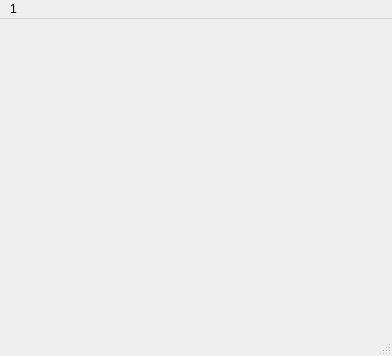
<?xml version="1.0" encoding="UTF-8"?>
<ui version="4.0">
 <class>MainWindow</class>
 <widget class="QMainWindow" name="MainWindow">
  <property name="geometry">
   <rect>
    <x>0</x>
    <y>0</y>
    <width>392</width>
    <height>356</height>
   </rect>
  </property>
  <property name="windowTitle">
   <string>MainWindow</string>
  </property>
  <widget class="QWidget" name="centralwidget"/>
  <widget class="QMenuBar" name="menubar">
   <property name="geometry">
    <rect>
     <x>0</x>
     <y>0</y>
     <width>392</width>
     <height>17</height>
    </rect>
   </property>
   <widget class="QMenu" name="menu1">
    <property name="title">
     <string>1</string>
    </property>
   </widget>
   <addaction name="menu1"/>
  </widget>
  <widget class="QStatusBar" name="statusbar"/>
 </widget>
 <resources/>
 <connections/>
</ui>
